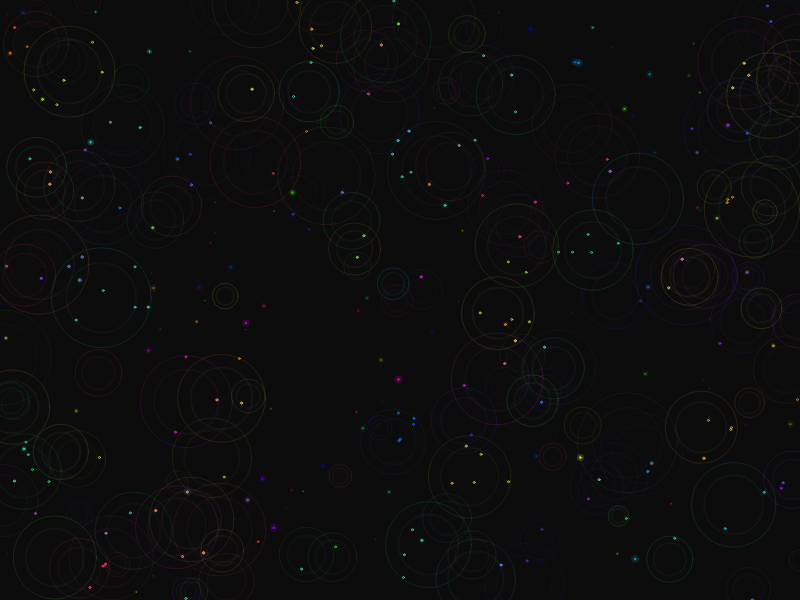
Frame 1 (no input)
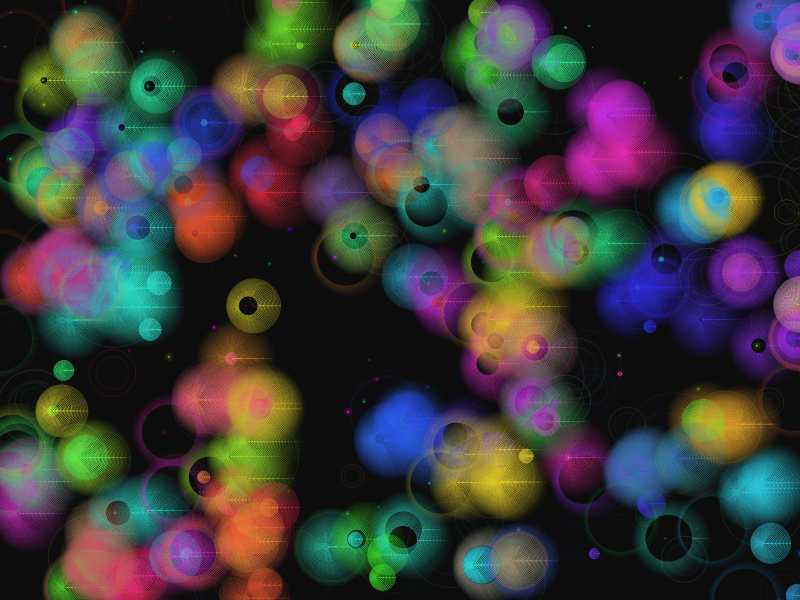
Frame 60 (no input)
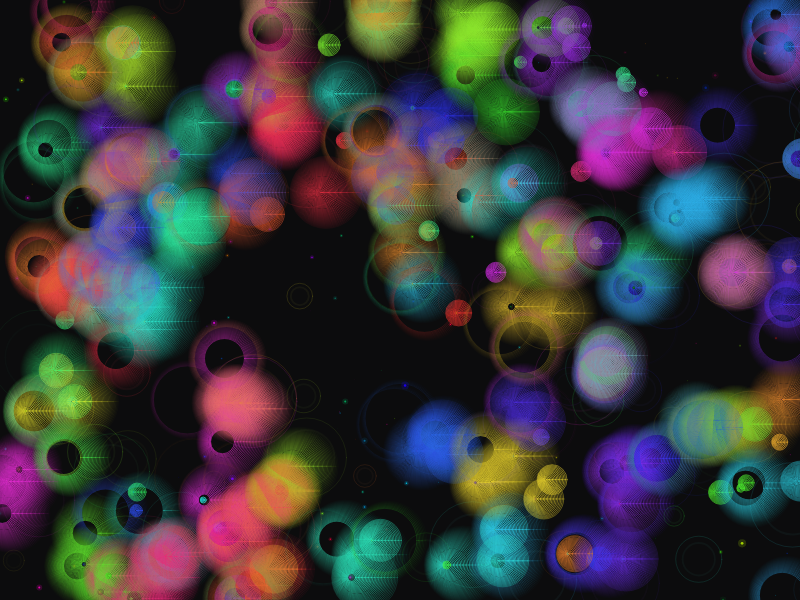
Frame 120 (the mouse pressed at the canvas centre since frame 60)

The p5.js sketch that drew these frames (run headless with seeded random() and noise() and a simulated clock; from frame 60 on, the mouse is pressed at the canvas centre):

// p5.js sketch
// ── sketch.js
let circles = [];
let stars = [];
let rippleEffects = [];

function setup() {
  createCanvas(800, 600);
  colorMode(HSB, 360, 100, 100, 1);
  
  // Create floating circles
  for (let i = 0; i < 150; i++) {
    circles.push({
      x: random(width),
      y: random(height),
      size: random(20, 100),
      speed: random(0.2, 0.8),
      hue: random(360),
      alpha: random(0.05, 0.15)
    });
  }
  
  // Create pointillist stars
  for (let i = 0; i < 300; i++) {
    stars.push({
      x: random(width),
      y: random(height),
      size: random(0.5, 3),
      speed: random(0.1, 0.5),
      hue: random(360),
      alpha: random(0.2, 1),
      pulseSpeed: random(0.02, 0.05),
      pulsePhase: random(TWO_PI)
    });
  }
}

function draw() {
  background(220, 5, 5); // Dark cosmic background
  
  // Update and display circles
  for (let i = 0; i < circles.length; i++) {
    let c = circles[i];
    
    // Move circles horizontally
    c.x += c.speed;
    
    // Wrap around screen
    if (c.x > width + c.size) c.x = -c.size;
    
    // Draw translucent circle with gradient
    noFill();
    stroke(c.hue, 80, 90, c.alpha);
    strokeWeight(1);
    ellipse(c.x, c.y, c.size);
    
    // Add subtle inner glow
    stroke(c.hue, 60, 100, c.alpha * 0.3);
    strokeWeight(2);
    ellipse(c.x, c.y, c.size * 0.7);
  }
  
  // Update and display stars
  for (let i = 0; i < stars.length; i++) {
    let s = stars[i];
    
    // Move stars in opposite direction to circles
    s.x -= s.speed;
    
    // Wrap around screen
    if (s.x < -s.size) s.x = width + s.size;
    
    // Pulsing effect
    let pulse = sin(frameCount * s.pulseSpeed + s.pulsePhase) * 0.5 + 0.5;
    let starSize = s.size * pulse;
    
    // Draw star with brightness
    fill(s.hue, 100, 100, s.alpha);
    noStroke();
    ellipse(s.x, s.y, starSize);
    
    // Add a subtle glow
    fill(s.hue, 100, 100, s.alpha * 0.2);
    ellipse(s.x, s.y, starSize * 3);
  }
  
  // Check for collisions between stars and circles
  for (let i = 0; i < stars.length; i++) {
    let s = stars[i];
    for (let j = 0; j < circles.length; j++) {
      let c = circles[j];
      
      let d = dist(s.x, s.y, c.x, c.y);
      
      if (d < c.size * 0.5) {
        // Create ripple effect
        rippleEffects.push({
          x: s.x,
          y: s.y,
          size: 0,
          max: random(30, 60),
          alpha: 0.8,
          hue: c.hue
        });
      }
    }
  }
  
  // Update and display ripples
  for (let i = rippleEffects.length - 1; i >= 0; i--) {
    let r = rippleEffects[i];
    
    r.size += 2;
    r.alpha -= 0.02;
    
    if (r.alpha <= 0) {
      rippleEffects.splice(i, 1);
      continue;
    }
    
    noFill();
    stroke(r.hue, 80, 90, r.alpha);
    strokeWeight(1);
    ellipse(r.x, r.y, r.size);
  }
}
